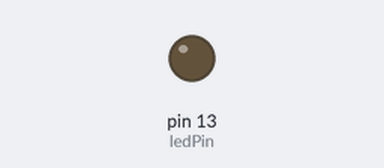
The sketch below on a simulated Arduino Uno, built with avr-gcc and run on an emulated ATmega328P. Parts: output pins drawn as LEDs (lit = HIGH). No radio packets arrive unless stated; pins used as bus, display or sensor lines are not drawn; what the sketch prints to the serial monitor is not drawn.

Above: at 1.9 s.
Timing chart, 0 to 3.4 s (numbered marks = the images above):
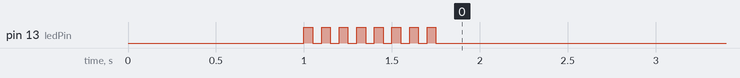

The sketch:

doors_relay.ino
```cpp
#include <SPI.h>
#include <RF24.h>
#include <RF24Network.h>
#include "printf.h"
#include "doors.h"
#include "general.h"


//#define TEST_MODE
#define DUMMY_CAST

#define RELAY01
//#define RELAY011
//#define RELAY021
//#define RELAY0111
//#define RELAY01111

#include "pins.h"

//#define LOW_PA
#define MED_PA

int TRANSMIT_LIMIT = 20;//only allow transmit event for each room every x seconds

// nRF24L01(+) radio attached using Getting Started board
RF24 radio(9, 10);
// Network uses that radio
RF24Network network(radio);
int channel = 84;
const uint16_t root = 00;

byte currentPin = 0;

#ifndef DUMMY_CAST
cast casts[maxCast];//used to broadcast
#else
//dummy cast data
cast casts[maxCast] = {
  {10,1255},
  {11,1335},
  {34,935},

};
#endif

void setup(void)
{
    Serial.begin(9600);
  //  printf_begin();


   pinMode(ledPin, OUTPUT);
   delay(1000);
  //setup door pins
    for(int i=0; i < numPins; i++){
        pinMode(pins[i].pin, INPUT_PULLUP);

        digitalWrite(ledPin, HIGH);
        delay(50);
        digitalWrite(ledPin, LOW);
        delay(50);

    }

    SPI.begin();

    radio.begin();
    network.begin(channel, this_node);
    #ifdef LOW_PA
      radio.setPALevel(RF24_PA_LOW);//-12dbm
    #endif
    #ifdef MED_PA
      radio.setPALevel(RF24_PA_HIGH);
    #endif
    radio.setDataRate(RF24_250KBPS);

  Serial.print("[Radio] Startup Address:");
  char address[5];
  sprintf(address, "0%o", this_node);
  Serial.print(address);
  Serial.print(" CH:");
  Serial.print(channel);
  Serial.print(" PA:");
  Serial.print(radio.getPALevel());
  Serial.print(" DR:");
  Serial.println(radio.getDataRate());


   #ifdef TEST_MODE
      test();
   #endif


}


unsigned long castTimer;
int sleep_count = 0;

void loop(void)
{


  if(castTimer > millis())castTimer = millis();//check for overflow


     network.update();

    // Is there anything ready for us?
    while ( network.available())
    {
          RF24NetworkHeader header;
          network.peek(header);

       if(header.type == 'B'){//broadcast data recieved

            network.read(header,&casts,sizeof(casts));
            Serial.println("[Cast] Recieve ");
            sendEvents(true);

       }else if(header.type == 'T'){//test request
             Serial.print("[Test] Sending Reply, ");
             network.read(header,0,0);
             RF24NetworkHeader response_header( header.from_node, 'Z');
             boolean ok = network.write(response_header,NULL,0);
             if (ok)
                    Serial.println("Ok");
              else{
                    Serial.println("Failed");
              }
      }else if(header.type == 'R'){//transmit success reply

              byte id;
              network.read(header, &id, sizeof(id));

              Serial.print("[Radio] Success: ");
              Serial.println(id);

              for(int i=0; i < numPins; i++){
                if(pins[i].id == id)pins[i].queue = false;
              }

       }else{
            Serial.println("[Radio] Unknown Header ");
            network.read(header,0,0);
       }
    }

    sendEvents(false);
    checkDoors();
    transmit();


}//end loop

void checkDoors(void){

  //0 == no motion, relay closed to gnd
  //1 == motion or not connected, pullups

  for(int i=0; i < numPins; i++){

    int state = digitalRead(pins[i].pin);//read pin state

    if(state == 1 && pins[i].state == 0){//check for change
         //has changed, transmit
         pins[i].state = 1;

         if(pins[i].last > millis())pins[i].last = millis();//check for overflow

         if(pins[i].last && millis() - pins[i].last < (TRANSMIT_LIMIT * 1000))return;//transmit interval limit

         pins[i].last = millis();

         Serial.print("[Door] Motion in Room ");
         Serial.println(doors[pins[i].id].name);

         currentPin = i;

         pins[i].queue = true;

    }else if(state == 0 && pins[i].state == 1){//check for revert
        //has stopped, reset
         pins[i].state = 0;
    }

  }

}
void sendEvents(boolean start){

  static int attempt = 0;

#ifdef DUMMY_CAST
  static boolean casting = true;
#else
  static boolean casting = false;
#endif

  if(start){
    attempt = 0;
    casting = true;
    return;
  }

  if(!casting || millis() - castTimer < 250)return;

           radio.stopListening();
           radio.openWritingPipe(pipes[0]);
           radio.setAutoAck(false);

           bool ok = radio.write( &casts, sizeof(casts), true);

           Serial.print("[Cast] Send ");
           Serial.println(attempt);
          // Serial.println(ok);


            radio.startListening();
            radio.setAutoAck(true);

            attempt++;
            if(attempt >= 14){
              attempt = 0;
              casting = false;
              Serial.println("[Cast] Done ");
             // Serial.println();
            }
            castTimer = millis();
}


void transmit() {

    static unsigned long lastAttempt = 0;

           if(pins[currentPin].queue){

               if(millis() - lastAttempt > 1000){

                 Serial.print("[Radio] Transmit: ");
                 Serial.print(doors[pins[currentPin].id].name);
                 digitalWrite(ledPin, HIGH);

                  RF24NetworkHeader header(root, 'D');
                  bool ok = network.write(header, &pins[currentPin].id, sizeof(pins[currentPin].id));
                  if (ok)
                    Serial.println(" . ");
                  else
                    Serial.println(" x ");

                  lastAttempt = millis();
                  currentPin++;

                 }

            }else currentPin++;

            if(currentPin >= numPins)currentPin=0;
            if(millis() - lastAttempt > 1000)digitalWrite(ledPin, LOW);

}

void test(void) {

            static uint16_t target = this_node;
            unsigned long wait;

            start:

            int i = 0;

            if(target == root){
                Serial.println("[Test] Finished ");

                 delay(5000);
                 target = this_node;
                 goto start;
            }


            target = getParent(target);

            retry:

            wait = millis();
            i++;
            Serial.print("[Test] Sending ");

            char address[5];
            sprintf(address, "0%o", target);
            Serial.print(address);

             RF24NetworkHeader response_header( target, 'T');
             boolean ok = network.write(response_header,NULL,0);
              if (ok)
                Serial.print(" . ");
              else
                Serial.print(" x ");

               while(1){

                 if(i >= 5){
                    Serial.println();
                    Serial.println("[Test] Timeout.");
                    break;//300 sec (5 min)
                  }

                 if(millis() - wait > 1000){
                  Serial.println();
                    //Serial.println("[Test] Try Again.");
                    goto retry;
                  }


                    network.update();

                    while ( network.available() )//return message recieved
                    {
                        RF24NetworkHeader header;
                        network.peek(header);
                     if(header.type == 'Z'){
                        network.read(header, NULL, 0);
                        Serial.println("Success");
                        delay(500);
                        goto start;
                      }else{
                        //Serial.print("Unknown Packet");
                        network.read(header, NULL, 0);
                      }
                    }

               }

}

uint16_t getParent(uint16_t target){

  if(target == 00 || target == root)return root;

  uint16_t node_mask_check = 0xFFFF;
  while ( target & node_mask_check )
    node_mask_check <<= 3;

  uint16_t node_mask = ~ node_mask_check;
  uint16_t parent_mask = node_mask >> 3;
  uint16_t parent_node = target & parent_mask;

  return parent_node;

}
```

doors.h
```cpp
typedef struct {
  char name[4];
  boolean alarm;
  unsigned long stamp;
} door;

const int maxDoors = 39;

door doors[maxDoors] = {
  {"082"},//0
  {"083"},
  {"084"},
  {"085"},
  {"086"},
  {"087"},
  {"088"},
  {"089"},
  {"090"},
  {"091"},
  {"092"},//10
  {"093"},
  {"094"},
  {"095"},
  {"096"},
  {"097"},
  {"098"},
  {"099"},
  {"100"},
  {"101"},
  {"102"},//20
  {"103"},
  {"104"},
  {"105"},
  {"106"},
  {"107"},
  {"108"},
  {"109"},
  {"110"},
  {"111"},
  {"112"},//30
  {"113"},
  {"114"},
  {"115"},
  {"116"},
  {"QRM"},//35
  {"SR1"},//36
  {"SR2"},//37
  {"LIN"}//38
};
```

general.h
```cpp
const uint64_t pipes[6] = { 0xf04b962d3cLL, 0xf04b962d5aLL, 0xf04b962d69LL, 0xf04b962d96LL, 0xf04b962da5LL, 0xf04b962dc3LL };


typedef struct {
  byte id;
  byte hours;
  byte mins;
} cast;


const int maxCast = 5;


const int ledPin = 13;
```

printf.h
```cpp
// (licence header left out)
/**
 * @file printf.h
 *
 * Setup necessary to direct stdout to the Arduino Serial library, which
 * enables 'printf'
 */

#ifndef __PRINTF_H__
#define __PRINTF_H__

#include <Arduino.h>

int serial_putc( char c, FILE * )
{
  Serial.write( c );

  return c;
}

void printf_begin(void)
{
  fdevopen( &serial_putc, 0 );
}

#endif // __PRINTF_H__
```

pins.h
```cpp
typedef struct{
  byte id;
  byte pin;
  byte state;
  unsigned long last;
  boolean queue;
} pin;

#ifdef RELAY01
// Address of our node
const uint16_t this_node = 01;
const int numPins = 8;
pin pins[numPins] = {
  {2, 27, 1},//door id //door pin //door state
  {3, 29, 1},
  {4, 31, 1},
  {5, 33, 1},
  {6, 35, 1},
  {7, 37, 1},
  {35, 39, 1},
  {36, 41, 1}
};
#endif

#ifdef RELAY011
// Address of our node
const uint16_t this_node = 011;
const int numPins = 11;
pin pins[numPins] = {
  {0, 27, 1},//door id //door pin //door state
  {1, 29, 1},
  {19, 31, 1},
  {20, 33, 1},
  {21, 35, 1},
  {22, 37, 1},
  {23, 39, 1},
  {24, 41, 1},
  {25, 43, 1},
  {37, 45, 1},
  {38, 47, 1}
};
#endif

#ifdef RELAY021
// Address of our node
const uint16_t this_node = 021;
const int numPins = 5;
pin pins[numPins] = {
  {8, 27, 1},//door id //door pin //door state
  {9, 29, 1},
  {10, 31, 1},
  {11, 33, 1},
  {12, 35, 1}
};
#endif

#ifdef RELAY0111
// Address of our node
const uint16_t this_node = 0111;
const int numPins = 6;
pin pins[numPins] = {
  {13, 27, 1},//door id //door pin //door state
  {14, 29, 1},
  {15, 31, 1},
  {16, 33, 1},
  {17, 35, 1},
  {18, 37, 1}
};
#endif

#ifdef RELAY01111
// Address of our node
const uint16_t this_node = 01111;
const int numPins = 9;
pin pins[numPins] = {
  {26, 27, 1},//door id //door pin //door state
  {27, 29, 1},
  {28, 31, 1},
  {29, 33, 1},
  {30, 35, 1},
  {31, 37, 1},
  {32, 39, 1},
  {33, 41, 1},
  {34, 43, 1}
};
#endif
```
